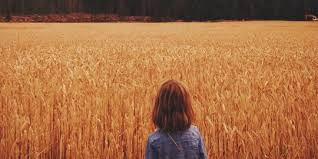
#> input picture 6.jpg, 318 x 159 px
$ jupyter execute filterbatas.ipynb   (shell and % lines are left out)
#> lines starting #> are read from the running program, lines starting #| are printed output that depends on the picture
[cell 1]
#  untuk mengimport library yg ada di python
import matplotlib.pyplot as plt

from skimage import data
from skimage.io import imread
from skimage.color import rgb2gray
import numpy as np

[cell 2]
# untuk membaca citra menggunakan imread
citra1 = imread(fname="6.jpg")
#> citra1 is the input picture: shape (159, 318, 3); mean R, G, B 168.4, 110.6, 67.8
citra2 = imread(fname="dua.jpg")
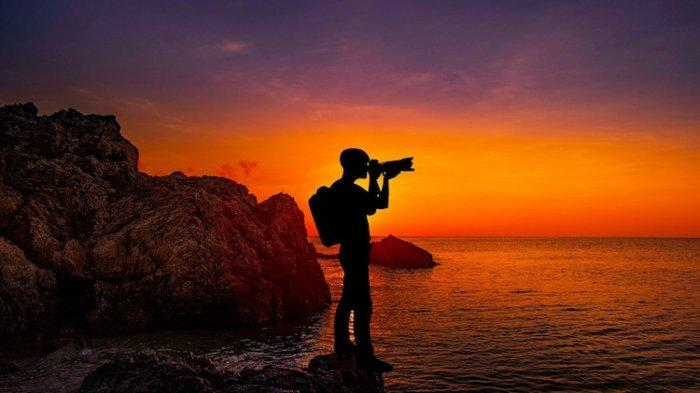
#> input picture dua.jpg, 700 x 393 px
#> citra2 is the input picture: shape (393, 700, 3); mean R, G, B 103.9, 50, 31.5

# menampilkan dimensi citra
print('Shape citra 1 : ', citra1.shape)
#| Shape citra 1 :  (159, 318, 3)
print('Shape citra 1 : ', citra2.shape)
#| Shape citra 1 :  (393, 700, 3)

# menampilkan citra 1 dan 2 menggunakan subplot
fig, axes = plt.subplots(1, 2, figsize=(10, 10))
ax = axes.ravel()

ax[0].imshow(citra1, cmap = 'gray') # menampilkan citra 1 dalam skala gray
ax[0].set_title("Citra 1") # menampilkan title
ax[1].imshow(citra2, cmap = 'gray') # menampilkan citra 2 dalam skala gray
ax[1].set_title("Citra 2") # menampilkan title
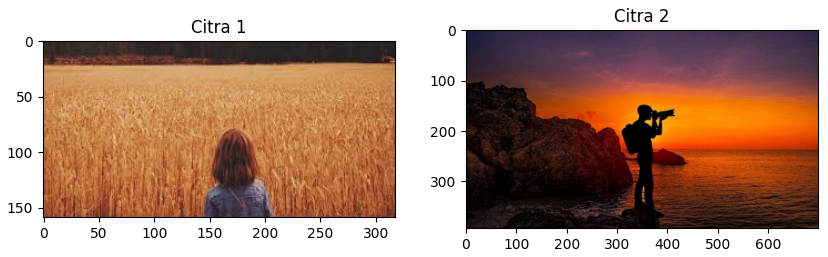
#> figure drawn by matplotlib, 2 panels

[cell 3]
# untuk mengcopy citra 1 dan 2 dengan tipe data float
copyCitra1 = citra1.copy().astype(float)
copyCitra2 = citra2.copy().astype(float)

# untuk mendapatkan dimensi citra 1 dan menginisialisasi output 1
m1,n1 = copyCitra1.shape[:2]
#> m1 = 159; n1 = 318
output1 = np.empty([m1, n1])

#  untuk mendapatkan dimensi citra 1 dan menginisialisasi output 1
m2,n2 = copyCitra2.shape[:2]
#> m2 = 393; n2 = 700
output2 = np.empty([m2, n2])

# menampilkan dimensi copycitra1 dan output1
print('Shape copy citra 1 : ', copyCitra1.shape)
#| Shape copy citra 1 :  (159, 318, 3)
print('Shape output citra 1 : ', output1.shape)
#| Shape output citra 1 :  (159, 318)
print('m1 : ',m1)
#| m1 :  159
print('n1 : ',n1)
#| n1 :  318
print()

# menampilkan dimensi copycitra2 dan output2
print('Shape copy citra 2 : ', copyCitra2.shape)
#| Shape copy citra 2 :  (393, 700, 3)
print('Shape output citra 3 : ', output2.shape)
#| Shape output citra 3 :  (393, 700)
print('m2 : ',m2)
#| m2 :  393
print('n2 : ',n2)
#| n2 :  700
print()

[cell 4]
# melakukan looping untuk setiap posisi baris dan kolom pada citra 1
for baris in range(0, m1-1):
    for kolom in range(0, n1-1):

        a1 = baris
        b1 = kolom

        # membentuk array arr dengan nilai piksel sekitar
        arr = np.array([copyCitra1[a1-1, b1-1], copyCitra1[a1-1, b1], copyCitra1[a1, b1+1], \
            copyCitra1[a1, b1-1], copyCitra1[a1, b1+1], copyCitra1[a1+1, b1-1],  \
            copyCitra1[a1+1, b1], copyCitra1[a1+1, b1+1]])

        # menentukan nilai piksel minimum dan maksimum
        minPiksel = np.min(arr)
        maksPiksel = np.max(arr)

         # memeriksa kondisi untuk menentukan nilai piksel output1[baris, kolom]
        if np.all(copyCitra1[baris, kolom] < minPiksel):
            output1[baris, kolom] = minPiksel
        else:
            if np.any(copyCitra1[baris, kolom] > maksPiksel):
                output1[baris, kolom] = maksPiksel
            else:
                output1[baris, kolom] = copyCitra1[baris, kolom][0]
# melakukan looping untuk setiap posisi baris dan kolom pada citra 2
for baris1 in range(0, m2-1):
    for kolom1 in range(0, n2-1):

        a1 = baris1
        b1 = kolom1

        # membentuk array arr dengan nilai piksel sekitar
        arr = np.array([copyCitra2[a1-1, b1-1], copyCitra2[a1-1, b1], copyCitra2[a1, b1+1], \
            copyCitra2[a1, b1-1], copyCitra2[a1, b1+1], copyCitra2[a1+1, b1-1],  \
            copyCitra2[a1+1, b1], copyCitra2[a1+1, b1+1]])


        # menentukan nilai piksel minimum dan maksimum
        minPiksel = np.amin(arr);
        maksPiksel = np.amax(arr);

        # memeriksa kondisi untuk menentukan nilai piksel output1[baris, kolom]
        if np.all(copyCitra2[baris1, kolom1] < minPiksel):
            output2[baris1, kolom1] = minPiksel
        else:
            if np.any(copyCitra2[baris1, kolom1] > maksPiksel):
                output2[baris1, kolom1] = maksPiksel
            else:
                output2[baris1, kolom1] = copyCitra2[baris1, kolom1][0]
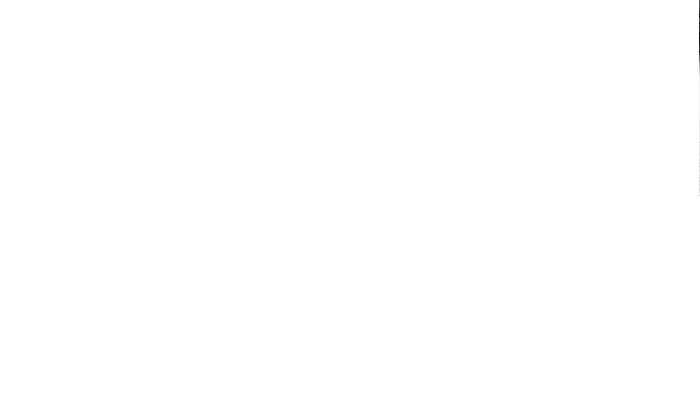
#> output2: shape (393, 700) float64; min -1.27e+305, max 255, mean -2.93e+301; drawn with min black and max white
fig, axes = plt.subplots(2, 2, figsize=(10, 10)) # membuat sebuah figure dengan ukuran 10x10 dan ukuran axes 2x2
ax = axes.ravel() # untuk mengubah array multidimensi menjadi array satu dimensi

# menampilkan input citra 1
ax[0].imshow(citra1, cmap = 'gray')
ax[0].set_title("Input Citra 1")

# menampilkan input citra 2
ax[1].imshow(citra2, cmap = 'gray')
ax[1].set_title("Input Citra 1")

# menampilkan output citra 1
ax[2].imshow(output1, cmap = 'gray')
ax[2].set_title("Output Citra 1")

# menampilkan output citra 2
ax[3].imshow(output2, cmap = 'gray')
ax[3].set_title("Output Citra 2")
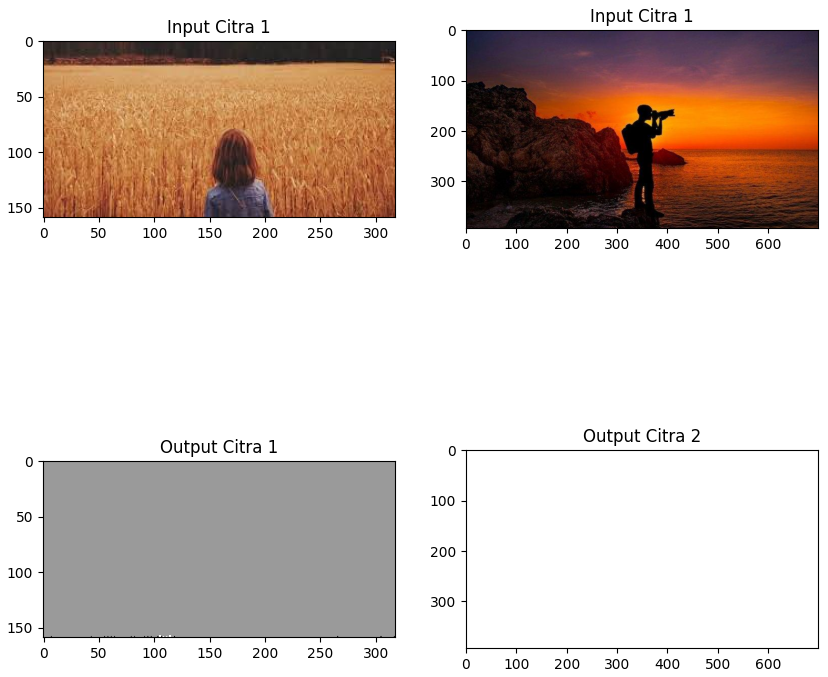
#> figure drawn by matplotlib, 4 panels
